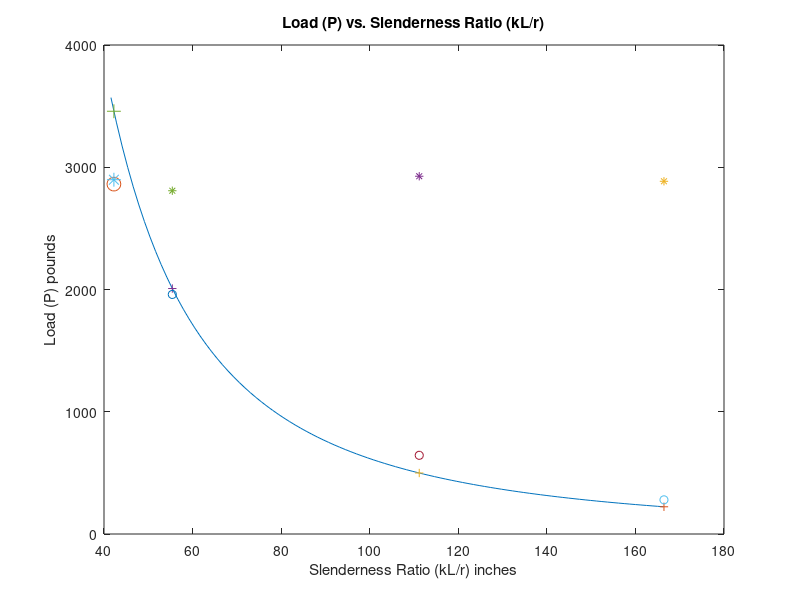

This chart was generated by the following MATLAB code:
%Buckling lab

%% equation for graph

%in equation, L is independent var and load (P) is dependent

%define all possible values in L in experiment

L=linspace(1.5,6);
k=1;  %bc pinned-pinned factor k=1
I=(1/12)*(.5)*(.125^3); %orientation of cross section
E=10000000; %psi
A=.5*.125; % area
r=sqrt(I/A);
CY=42000*A; %compressive yielding = 2625

f=[222.6629,498.9956,2008,3458];
Lcalc=[1.524,2,4.021,6.006];


%graphing

x=(k*L)/r ;  



P=((pi^2)*E*A)./(x.^2) ;  %critical load equation

hold on

figure(1)
clf
plot(x,P) %theoretical column strenth w/ nom vals
hold on   %predicted vals with calc vals
plot(166.4432,222.6629,'+',111.1838,498.9956,'+',55.4256,2008,'+',42.2343,3458,'+','MarkerSize',10)
hold on   %tested vals
plot(166.4432,279.512,'o',111.1838,643.702,'o',55.4256,1959.583,'o',42.2343,2862.191,'o','MarkerSize',10)
%plot(x,f,'k-')
hold on  %compressive yielding line nom
plot(x,CY,'b-','MarkerSize',15)
hold on %calculated com yielding
plot(166.4432,(42000*.554*.124),'*',111.1838,(42000*.553*.126),'*',55.4256,(42000*.548*.122),'*',...
    42.2343,(42000*.561*.123),'*','MarkerSize',10)
%legend('Buckling (nominal vals)','More Stuff','even more stuff')
%legend('boxon')
title('Load (P) vs. Slenderness Ratio (kL/r)')
xlabel('Slenderness Ratio (kL/r) inches')
ylabel('Load (P) pounds')
%plot(10,2,'b+','MarkerSize',10)
%axis[]
hold off
